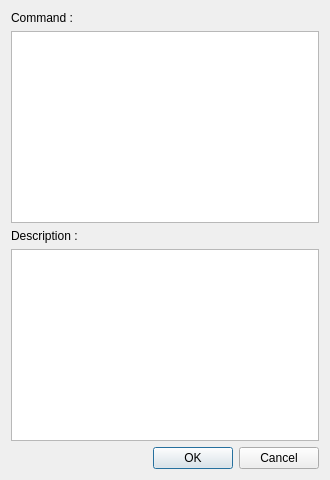
<?xml version="1.0" encoding="UTF-8"?>
<ui version="4.0">
 <class>AddBookmarkWindow</class>
 <widget class="QDialog" name="AddBookmarkWindow">
  <property name="geometry">
   <rect>
    <x>0</x>
    <y>0</y>
    <width>330</width>
    <height>480</height>
   </rect>
  </property>
  <property name="windowTitle">
   <string>Add a bookmark</string>
  </property>
  <property name="windowIcon">
   <iconset resource="../../ressources/ressources.qrc">
    <normaloff>:/img/Plus-32.png</normaloff>:/img/Plus-32.png</iconset>
  </property>
  <layout class="QVBoxLayout" name="verticalLayout">
   <item>
    <widget class="QLabel" name="label">
     <property name="text">
      <string>Command :</string>
     </property>
    </widget>
   </item>
   <item>
    <widget class="QPlainTextEdit" name="pteCommand"/>
   </item>
   <item>
    <widget class="QLabel" name="label_2">
     <property name="text">
      <string>Description :</string>
     </property>
    </widget>
   </item>
   <item>
    <widget class="QPlainTextEdit" name="pteDescription"/>
   </item>
   <item>
    <widget class="QDialogButtonBox" name="buttonBox">
     <property name="orientation">
      <enum>Qt::Horizontal</enum>
     </property>
     <property name="standardButtons">
      <set>QDialogButtonBox::Cancel|QDialogButtonBox::Ok</set>
     </property>
    </widget>
   </item>
  </layout>
 </widget>
 <resources>
  <include location="../../ressources/ressources.qrc"/>
 </resources>
 <connections>
  <connection>
   <sender>buttonBox</sender>
   <signal>accepted()</signal>
   <receiver>AddBookmarkWindow</receiver>
   <slot>accept()</slot>
   <hints>
    <hint type="sourcelabel">
     <x>248</x>
     <y>254</y>
    </hint>
    <hint type="destinationlabel">
     <x>157</x>
     <y>274</y>
    </hint>
   </hints>
  </connection>
  <connection>
   <sender>buttonBox</sender>
   <signal>rejected()</signal>
   <receiver>AddBookmarkWindow</receiver>
   <slot>reject()</slot>
   <hints>
    <hint type="sourcelabel">
     <x>316</x>
     <y>260</y>
    </hint>
    <hint type="destinationlabel">
     <x>286</x>
     <y>274</y>
    </hint>
   </hints>
  </connection>
 </connections>
</ui>
